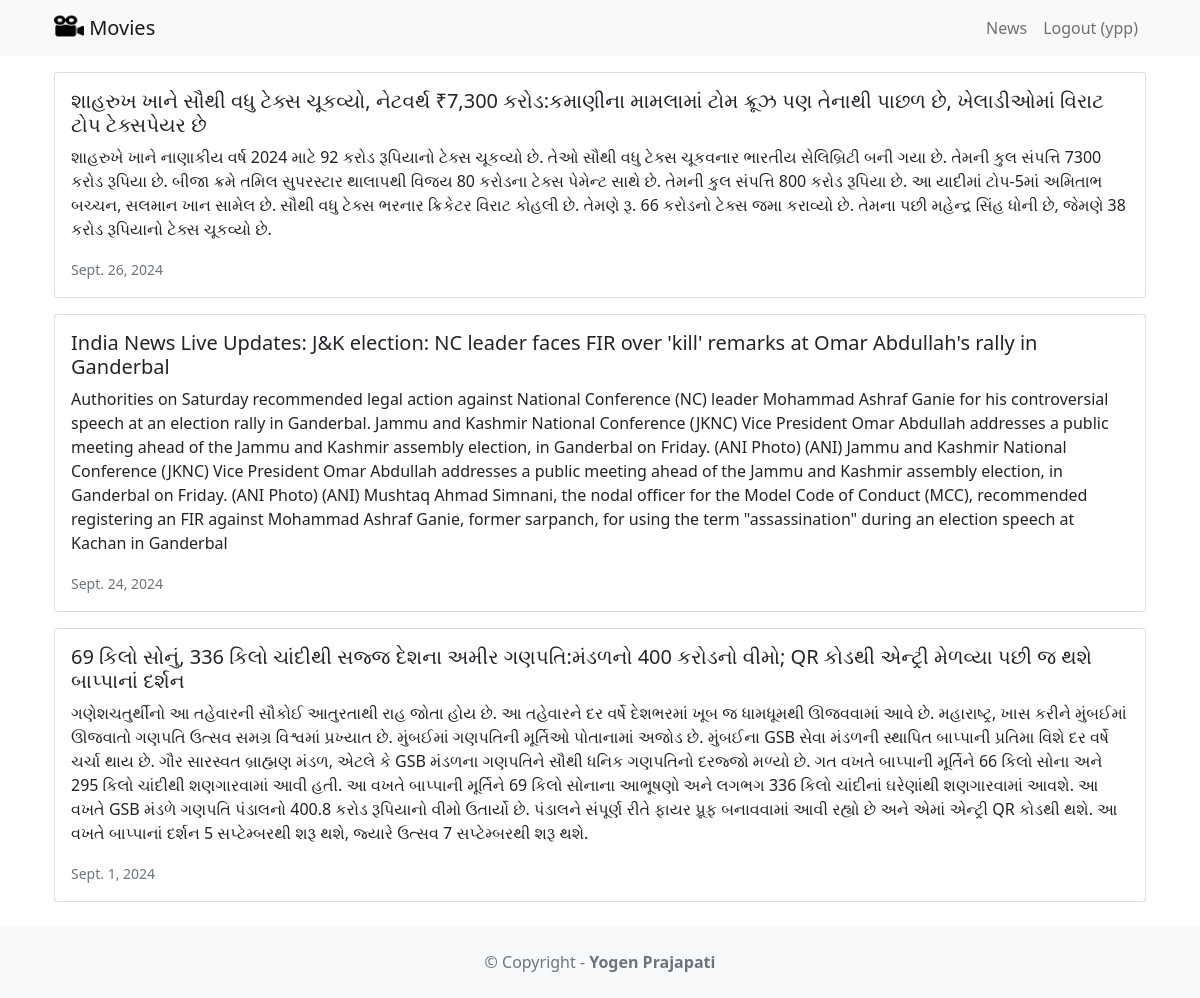
The app's page /news/ (signed in) with its own data.
### news/models.py (models this page shows, shortened)
class News(models.Model):
    headline = models.CharField(max_length=200)
    body = models.TextField()
    date = models.DateField()

### news/views.py (the view)
# urls.py: path('news/',include('news.urls')),
def news(request):
    newss = News.objects.all().order_by('-date')
    return render(request,'news.html',{'newss':newss})

### news/templates/news.html (shortened to what this page needs)
<!DOCTYPE html>
<html lang="en">
<head>
    <link href="https://cdn.jsdelivr.net/npm/bootstrap@5.3.3/dist/css/bootstrap.min.css" rel="stylesheet"
>
</head>
<body>
    {% extends 'base.html' %}
    {% block content %}
    {% for news in newss %}
    <div class="card mb-3">
        <div class="row g-0">
            <div>
                <div class="card-body">
                    <h5 class="card-title">{{ news.headline}}</h5>
                    <p class="card-text">{{ news.body }}</p>
                    <p class="card-text"><small class="text-muted">
                            {{ news.date }}
                        </small></p>
                </div>
            </div>
        </div>
    </div>
    {% endfor %}
    {% endblock content %}

### movie/templates/base.html (shortened to what this page needs)
<!DOCTYPE html>
<html>
<head>
    <link href="https://cdn.jsdelivr.net/npm/bootstrap@5.1.1/dist/css/bootstrap.min.css" rel="stylesheet" />
</head>
<body>
    {% load static %}
    <nav class="navbar navbar-expand-lg navbar-light bg-light mb-3">
        <div class="container">
            <a class="navbar-brand" href="{% url 'home' %}">
                <img src="{% static 'images/movie.png' %}" alt="" width="30" height="24" class="d-inline-block align-text-top" />
                Movies
            </a>
            <div class="collapse navbar-collapse" id="navbarNavAltMarkup">
                <div class="navbar-nav ms-auto">
                    <a class="nav-link" href="{% url 'news' %}">News</a>
                    {% if user.is_authenticated %}
                    <a class="nav-link" href="{% url 'logoutaccount' %}">
                    Logout ({{ user.username }})
                    </a>
                    {% else %}
                    <a class="nav-link" href="{% url 'loginaccount' %}">Login</a>
                    <a class="nav-link" href="{% url 'signupaccount' %}">Sign Up</a>
                    {% endif %}
                </div>
            </div>
        </div>
    </nav>
    <div class="container">
        {% block content %}
        {% endblock content %}
    </div>
    <footer class="text-center text-lg-start bg-light text-muted mt-4">
        <div class="text-center p-4">
            © Copyright -
            <a class="text-reset fw-bold text-decoration-none" target="_blank" href="https://twitter.com/greglim81">
                Yogen Prajapati
            </a>
        </div>
    </footer>
</body>
</html>

### records on screen
News: headline "શાહરુખ ખાને સૌથી વધુ ટેક્સ ચૂકવ્યો, નેટવર્થ ₹7,300 કરોડ:કમાણીના મામલામાં ટોમ ક્રૂઝ પણ તેનાથી પાછળ છે, ખેલાડીઓમાં વિરાટ ટોપ ટેક્સપેયર છે", body "શાહરુખે ખાને નાણાકીય વર્ષ 2024 માટે 92 કરોડ રૂપિયાનો ટેક્સ ચૂકવ્યો છે. તેઓ સૌથી વધુ ટેક્સ ચૂકવનાર ભારતીય સેલિબ્રિટી બની ગયા છે. તેમની કુલ સંપત્તિ 7300 કરોડ રૂપિયા છે. બીજા ક્રમે તમિલ સુપરસ્ટાર થાલાપથી વિજય 80 કરોડના ટેક્સ પેમેન્ટ સાથે છે. તેમની કુલ સંપત્તિ 800 કરોડ રૂપિયા છે. આ યાદીમાં ટોપ-5માં અમિતાભ બચ્ચન, સલમાન ખાન સામેલ છે. સૌથી વધુ ટેક્સ ભરનાર ક્રિકેટર વિરાટ કોહલી છે. તેમણે રૂ. 66 કરોડનો ટેક્સ જમા કરાવ્યો છે. તેમના પછી મહેન્દ્ર સિંહ ધોની છે, જેમણે 38 કરોડ રૂપિયાનો ટેક્સ ચૂકવ્યો છે.", date "Sept. 26, 2024"
News: headline "India News Live Updates: J&K election: NC leader faces FIR over 'kill' remarks at Omar Abdullah's rally in Ganderbal", body "Authorities on Saturday recommended legal action against National Conference (NC) leader Mohammad Ashraf Ganie for his controversial speech at an election rally in Ganderbal. Jammu and Kashmir National Conference (JKNC) Vice President Omar Abdullah addresses a public meeting ahead of the Jammu and Kashmir assembly election, in Ganderbal on Friday. (ANI Photo) (ANI) Jammu and Kashmir National Conference (JKNC) Vice President Omar Abdullah addresses a public meeting ahead of the Jammu and Kashmir assembly election, in Ganderbal on Friday. (ANI Photo) (ANI) Mushtaq Ahmad Simnani, the nodal officer for the Model Code of Conduct (MCC), recommended registering an FIR against Mohammad Ashraf…", date "Sept. 24, 2024"
News: headline "69 કિલો સોનું, 336 કિલો ચાંદીથી સજ્જ દેશના અમીર ગણપતિ:મંડળનો 400 કરોડનો વીમો; QR કોડથી એન્ટ્રી મેળવ્યા પછી જ થશે બાપ્પાનાં દર્શન", body "ગણેશચતુર્થીનો આ તહેવારની સૌકોઈ આતુરતાથી રાહ જોતા હોય છે. આ તહેવારને દર વર્ષે દેશભરમાં ખૂબ જ ધામધૂમથી ઊજવવામાં આવે છે. મહારાષ્ટ્ર, ખાસ કરીને મુંબઈમાં ઊજવાતો ગણપતિ ઉત્સવ સમગ્ર વિશ્વમાં પ્રખ્યાત છે. મુંબઈમાં ગણપતિની મૂર્તિઓ પોતાનામાં અજોડ છે. મુંબઈના GSB સેવા મંડળની સ્થાપિત બાપ્પાની પ્રતિમા વિશે દર વર્ષે ચર્ચા થાય છે. ગૌર સારસ્વત બ્રાહ્મણ મંડળ, એટલે કે GSB મંડળના ગણપતિને સૌથી ધનિક ગણપતિનો દરજ્જો મળ્યો છે. ગત વખતે બાપ્પાની મૂર્તિને 66 કિલો સોના અને 295 કિલો ચાંદીથી શણગારવામાં આવી હતી. આ વખતે બાપ્પાની મૂર્તિને 69 કિલો સોનાના આભૂષણો અને લગભગ 336 કિલો ચાંદીનાં ઘરેણાંથી શણગારવામાં આવશે. આ વખતે GSB મંડળે ગણપતિ પંડાલનો 400.8 કરોડ રૂપિયાનો વીમો ઉતાર્યો છે. પંડાલને સંપૂર્ણ રીતે ફાયર પ્રૂફ બનાવવામાં આવી…", date "Sept. 1, 2024"

### other values on screen
{{ user.username }} "ypp"
